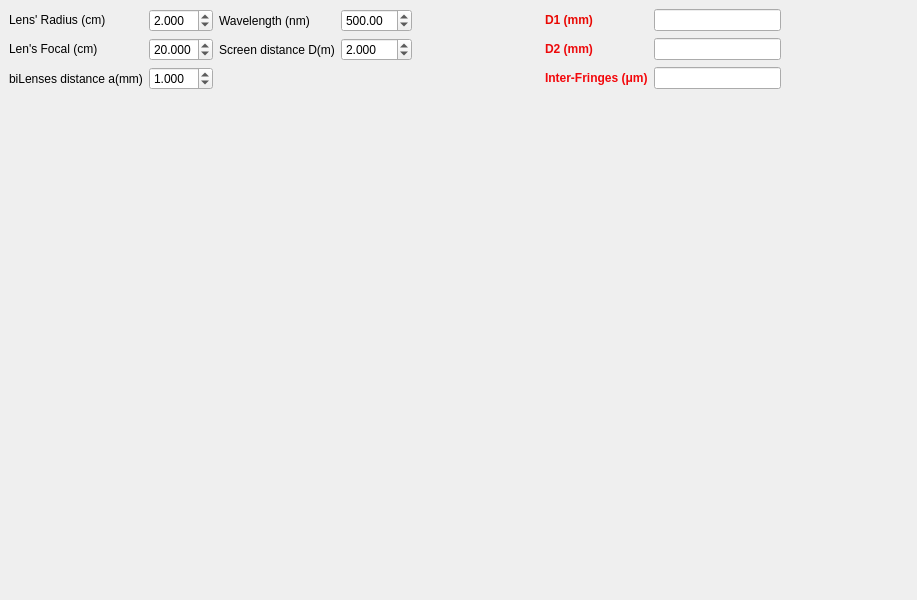
<?xml version="1.0" encoding="UTF-8"?>
<ui version="4.0">
 <class>MainWindow</class>
 <widget class="QMainWindow" name="MainWindow">
  <property name="geometry">
   <rect>
    <x>0</x>
    <y>0</y>
    <width>917</width>
    <height>600</height>
   </rect>
  </property>
  <property name="windowTitle">
   <string>Billet bi-Lenses</string>
  </property>
  <widget class="QWidget" name="centralWidget">
   <layout class="QVBoxLayout" name="verticalLayout_2">
    <item>
     <layout class="QGridLayout" name="gridLayout_2">
      <item row="2" column="2">
       <widget class="QDoubleSpinBox" name="SpinBox_a">
        <property name="locale">
         <locale language="English" country="UnitedStates"/>
        </property>
        <property name="suffix">
         <string notr="true"/>
        </property>
        <property name="decimals">
         <number>3</number>
        </property>
        <property name="maximum">
         <double>5.000000000000000</double>
        </property>
        <property name="singleStep">
         <double>0.001000000000000</double>
        </property>
        <property name="value">
         <double>1.000000000000000</double>
        </property>
       </widget>
      </item>
      <item row="0" column="1">
       <widget class="QLabel" name="label">
        <property name="text">
         <string>&lt;html&gt;&lt;head/&gt;&lt;body&gt;&lt;p&gt;Lens' Radius (cm)&lt;/p&gt;&lt;/body&gt;&lt;/html&gt;</string>
        </property>
       </widget>
      </item>
      <item row="1" column="6">
       <widget class="QLabel" name="label_8">
        <property name="text">
         <string>Screen distance D(m)</string>
        </property>
       </widget>
      </item>
      <item row="1" column="1">
       <widget class="QLabel" name="label_5">
        <property name="text">
         <string>&lt;html&gt;&lt;head/&gt;&lt;body&gt;&lt;p&gt;Len's Focal (cm)&lt;/p&gt;&lt;/body&gt;&lt;/html&gt;</string>
        </property>
       </widget>
      </item>
      <item row="0" column="2">
       <widget class="QDoubleSpinBox" name="SpinBox_Radius">
        <property name="locale">
         <locale language="English" country="UnitedStates"/>
        </property>
        <property name="suffix">
         <string/>
        </property>
        <property name="decimals">
         <number>3</number>
        </property>
        <property name="minimum">
         <double>0.000000000000000</double>
        </property>
        <property name="maximum">
         <double>10.000000000000000</double>
        </property>
        <property name="singleStep">
         <double>0.010000000000000</double>
        </property>
        <property name="value">
         <double>2.000000000000000</double>
        </property>
       </widget>
      </item>
      <item row="1" column="2">
       <widget class="QDoubleSpinBox" name="SpinBox_Focal">
        <property name="locale">
         <locale language="English" country="UnitedStates"/>
        </property>
        <property name="decimals">
         <number>3</number>
        </property>
        <property name="maximum">
         <double>50.000000000000000</double>
        </property>
        <property name="singleStep">
         <double>0.100000000000000</double>
        </property>
        <property name="value">
         <double>20.000000000000000</double>
        </property>
       </widget>
      </item>
      <item row="2" column="1">
       <widget class="QLabel" name="label_3">
        <property name="text">
         <string>biLenses distance a(mm)</string>
        </property>
       </widget>
      </item>
      <item row="0" column="6">
       <widget class="QLabel" name="label_7">
        <property name="text">
         <string>Wavelength (nm)</string>
        </property>
       </widget>
      </item>
      <item row="0" column="7">
       <widget class="QDoubleSpinBox" name="SpinBox_Lambda">
        <property name="locale">
         <locale language="English" country="UnitedStates"/>
        </property>
        <property name="minimum">
         <double>200.000000000000000</double>
        </property>
        <property name="maximum">
         <double>1000.000000000000000</double>
        </property>
        <property name="value">
         <double>500.000000000000000</double>
        </property>
       </widget>
      </item>
      <item row="1" column="7">
       <widget class="QDoubleSpinBox" name="SpinBox_D">
        <property name="locale">
         <locale language="English" country="UnitedStates"/>
        </property>
        <property name="decimals">
         <number>3</number>
        </property>
        <property name="maximum">
         <double>10.000000000000000</double>
        </property>
        <property name="singleStep">
         <double>0.010000000000000</double>
        </property>
        <property name="value">
         <double>2.000000000000000</double>
        </property>
       </widget>
      </item>
      <item row="0" column="9">
       <widget class="QLabel" name="label_2">
        <property name="text">
         <string>&lt;html&gt;&lt;head/&gt;&lt;body&gt;&lt;p&gt;&lt;span style=&quot; font-weight:600; color:#e90803;&quot;&gt;D1 (mm)&lt;/span&gt;&lt;/p&gt;&lt;/body&gt;&lt;/html&gt;</string>
        </property>
       </widget>
      </item>
      <item row="1" column="9">
       <widget class="QLabel" name="label_4">
        <property name="text">
         <string>&lt;html&gt;&lt;head/&gt;&lt;body&gt;&lt;p&gt;&lt;span style=&quot; font-weight:600; color:#ed090b;&quot;&gt;D2 (mm)&lt;/span&gt;&lt;/p&gt;&lt;/body&gt;&lt;/html&gt;</string>
        </property>
       </widget>
      </item>
      <item row="2" column="9">
       <widget class="QLabel" name="label_6">
        <property name="text">
         <string>&lt;html&gt;&lt;head/&gt;&lt;body&gt;&lt;p&gt;&lt;span style=&quot; font-weight:600; color:#f3070b;&quot;&gt;Inter-Fringes (μm)&lt;/span&gt;&lt;/p&gt;&lt;/body&gt;&lt;/html&gt;</string>
        </property>
       </widget>
      </item>
      <item row="0" column="10">
       <widget class="QLineEdit" name="lineEdit_D1"/>
      </item>
      <item row="1" column="10">
       <widget class="QLineEdit" name="lineEdit_D2"/>
      </item>
      <item row="2" column="10">
       <widget class="QLineEdit" name="lineEdit_InterFringe"/>
      </item>
      <item row="0" column="8">
       <spacer name="horizontalSpacer">
        <property name="orientation">
         <enum>Qt::Horizontal</enum>
        </property>
        <property name="sizeHint" stdset="0">
         <size>
          <width>40</width>
          <height>20</height>
         </size>
        </property>
       </spacer>
      </item>
      <item row="0" column="11">
       <spacer name="horizontalSpacer_2">
        <property name="orientation">
         <enum>Qt::Horizontal</enum>
        </property>
        <property name="sizeHint" stdset="0">
         <size>
          <width>40</width>
          <height>20</height>
         </size>
        </property>
       </spacer>
      </item>
     </layout>
    </item>
    <item>
     <layout class="QVBoxLayout" name="verticalLayout">
      <item>
       <widget class="MPL_WIDGET_2D" name="mplwidget" native="true">
        <property name="locale">
         <locale language="English" country="UnitedStates"/>
        </property>
       </widget>
      </item>
     </layout>
    </item>
   </layout>
  </widget>
 </widget>
 <customwidgets>
  <customwidget>
   <class>MPL_WIDGET_2D</class>
   <extends>QWidget</extends>
   <header>mplwidget</header>
   <container>1</container>
  </customwidget>
 </customwidgets>
 <resources/>
 <connections/>
</ui>
